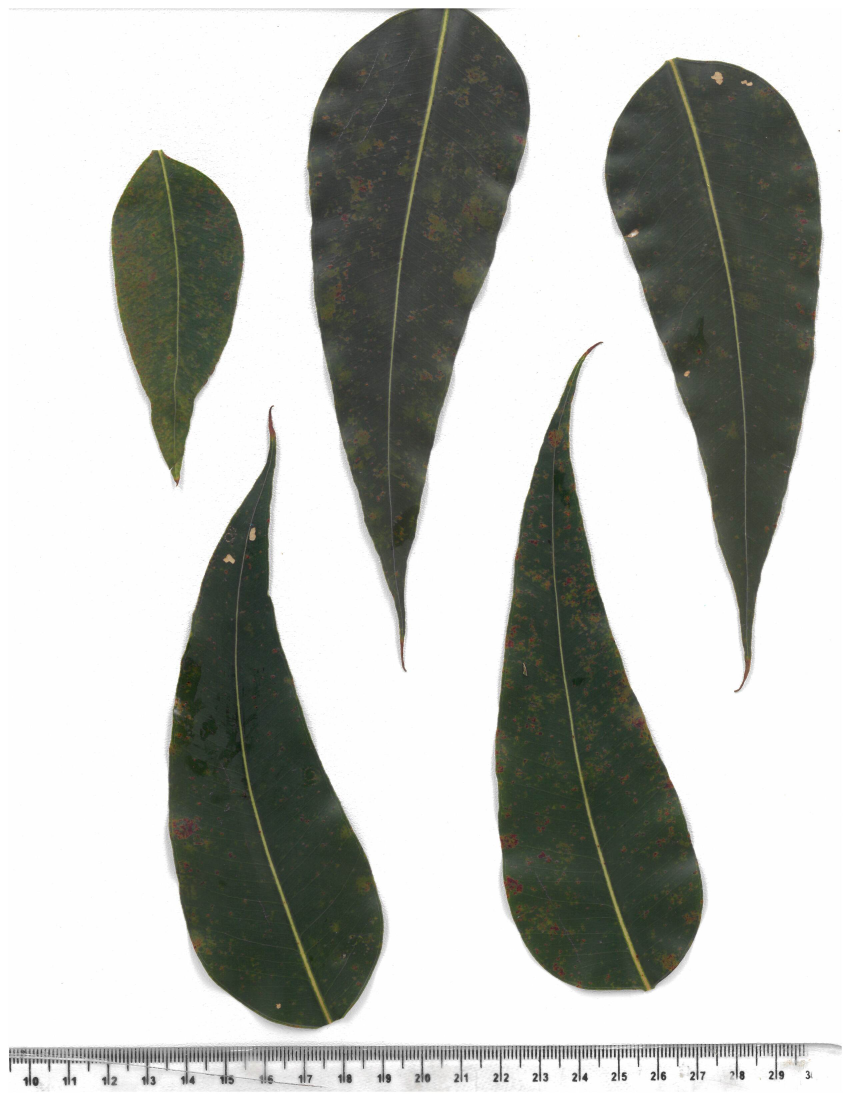
#> input picture exemplos/Digitalizadas/Fazenda_Exemplo_01/A1_I.1.jpg, 2550 x 3300 px (shown at 1/3 size); its folder holds only this picture in this run
$ jupyter execute 02_areaFoliar_lote.ipynb
#> lines starting #> are read from the running program, lines starting #| are printed output that depends on the picture; after the words box and inside, x2 and y2 are one past the last pixel; in counts of white or black regions, pixels touching at a corner belong together
[cell 1]
# linhas de comando para instalação de bibliotecas...

# pip install opencv-python  #cv2
# pip install numpy
# pip install scikit-image

[cell 2]
# importando bibliotecas
import os
from cv2 import imread, cvtColor, threshold, morphologyEx, getStructuringElement, COLOR_BGR2GRAY, THRESH_BINARY, MORPH_ELLIPSE, MORPH_OPEN
from skimage.measure import label, regionprops
import pandas as pd

[cell 3]
# funcao que faz o calculo de area foliar com base em limires de cor para descartar o fundo branco...
def calcula_area_foliar(imagePath:str,imgName:str):

    # Carregando a imagem e convertendo para escala de cinza
#> called with imgName = 'A1_I.1.jpg'
    imagem = imread(imagePath)
#> imagem is the input picture: shape (3300, 2550, 3); mean B, G, R 183.1, 187.5, 185.6
    imagem_cinza = cvtColor(imagem, COLOR_BGR2GRAY)

    # invertendo mascara onde as areas com valores 0 sera o fundo branco
    imagem_cinza = 255 - imagem_cinza
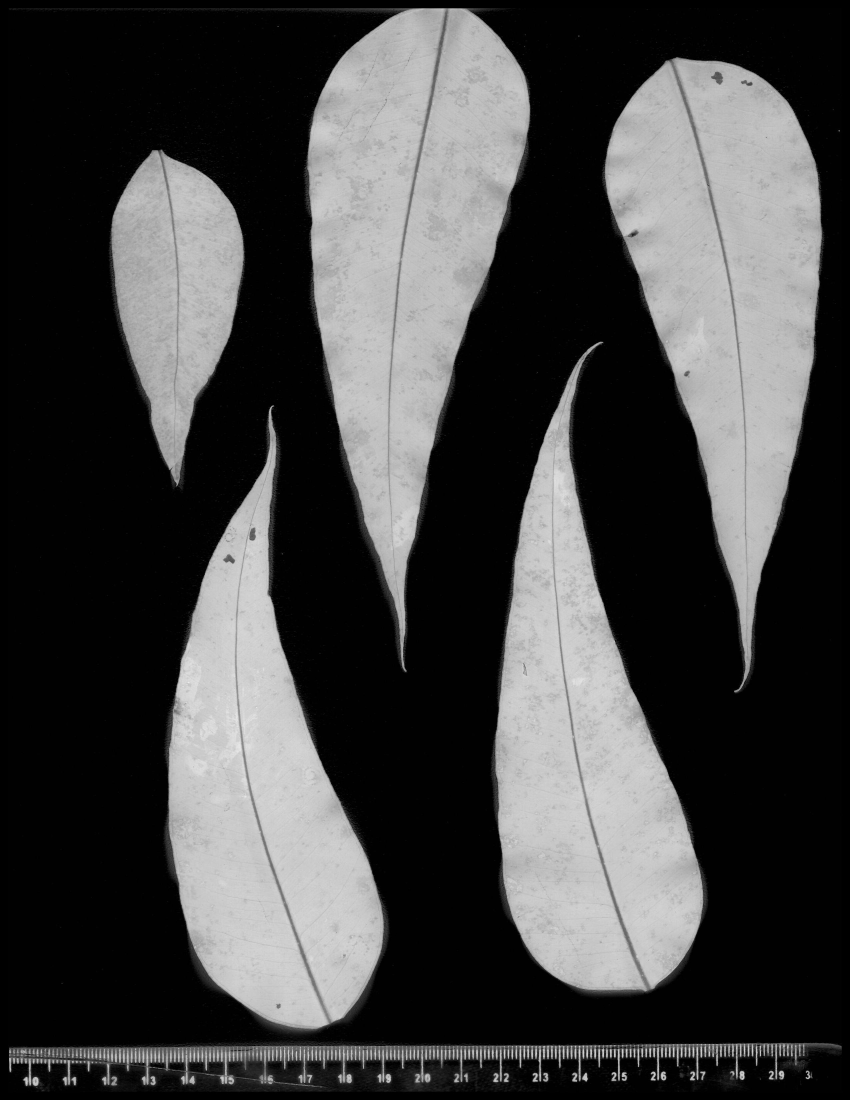
#> imagem_cinza: shape (3300, 2550) (shown at 1/3 size); min 0, max 245, mean 68.6

    # Binarizando a imagem
    limiar = 150  # Defina um limiar adequado para a sua imagem
    imagem_binaria = threshold(imagem_cinza, limiar, 252, THRESH_BINARY)[1]
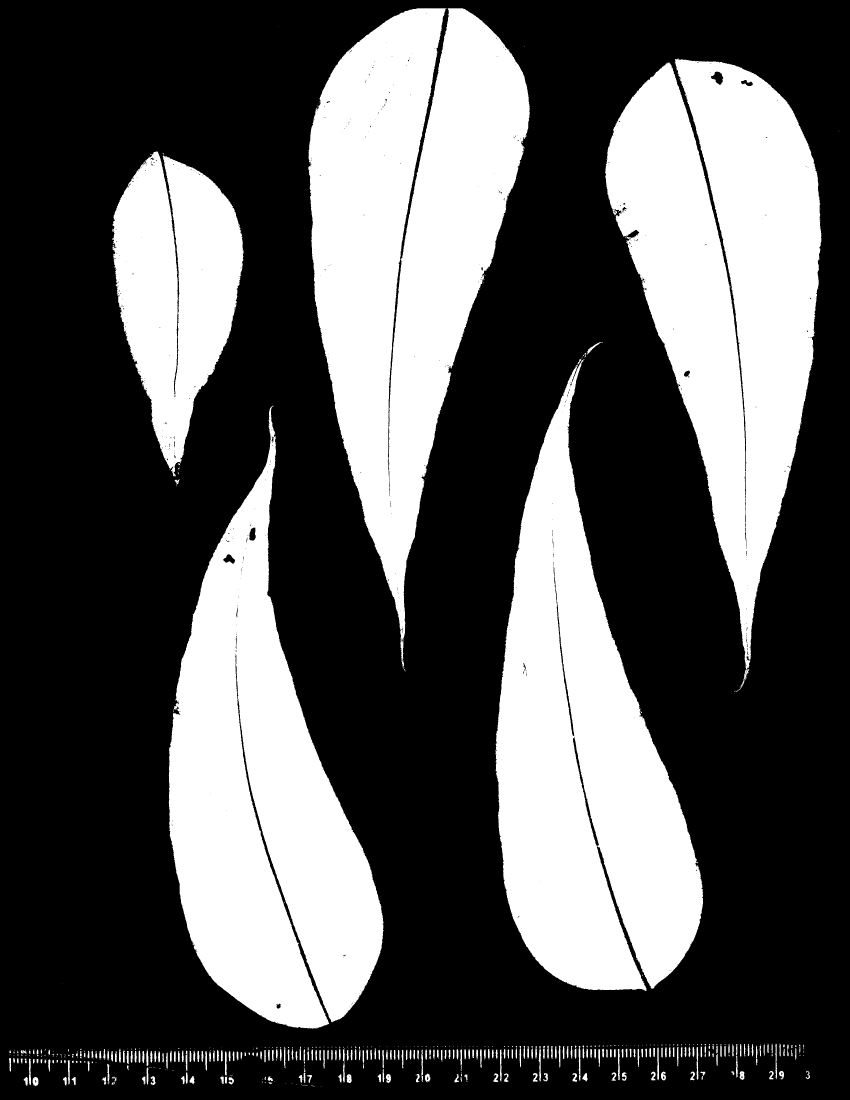
#> imagem_binaria: shape (3300, 2550) (shown at 1/3 size); values 0 (black) and 252 (white), 33.8% white; 623 white regions (335 under 20 px), largest, box (x1, y1, x2, y2) and area: (924, 25, 1589, 2014) 697905, (1816, 177, 2464, 2075) 638752, (1486, 1077, 2109, 2973) 625271

    # Removendo ruídos
    imagem_binaria = morphologyEx(imagem_binaria, MORPH_OPEN, getStructuringElement(MORPH_ELLIPSE, (30, 30)))
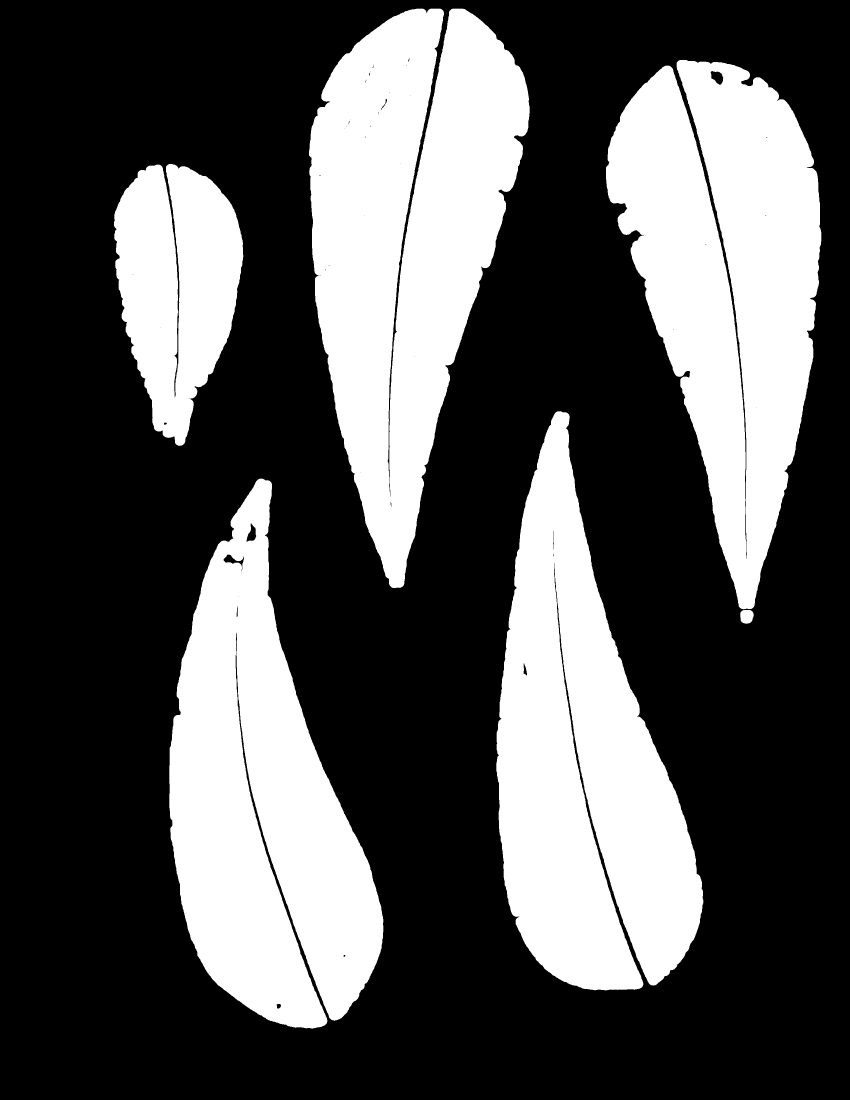
#> imagem_binaria: shape (3300, 2550) (shown at 1/3 size); values 0 (black) and 252 (white), 32.8% white; 6 white regions

    # Rotulando as regiões de interesse
    rotulos = label(imagem_binaria, connectivity=2)
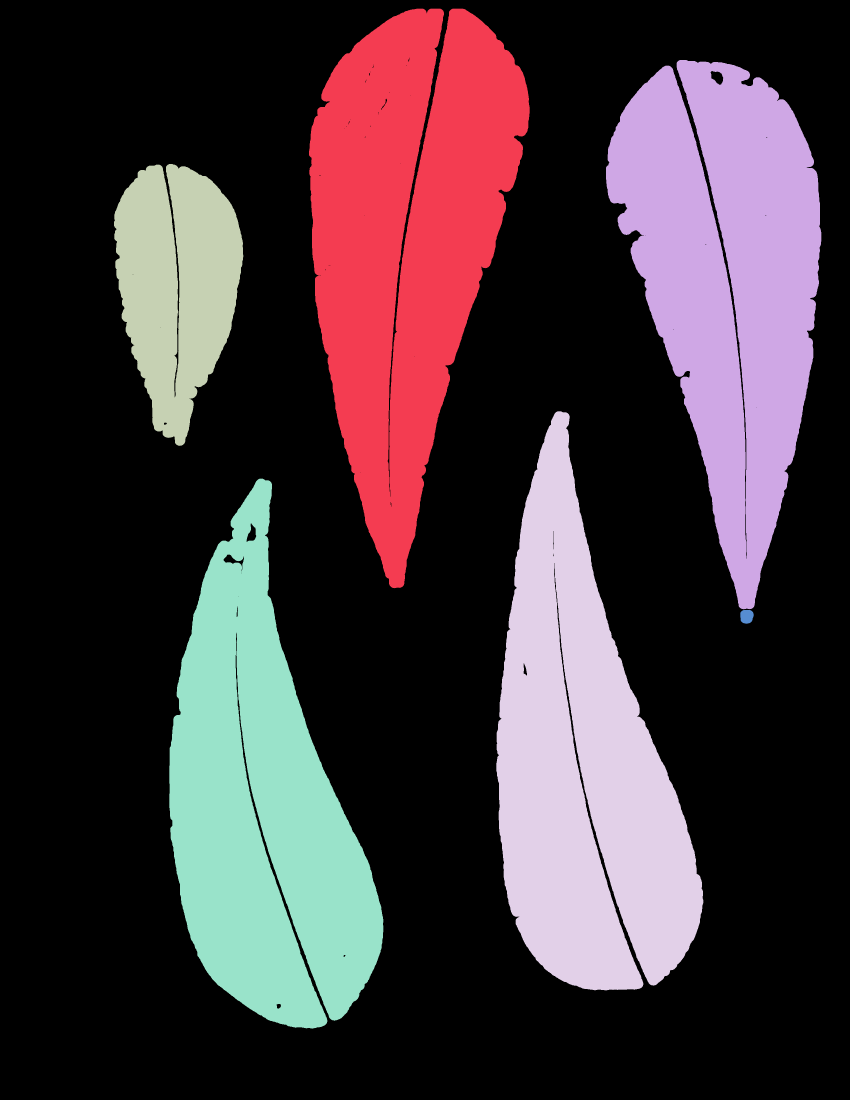
#> rotulos: shape (3300, 2550) int64 (shown at 1/3 size); 7 distinct labels, from 0 to 6; one colour per label, 0 black

    # Calculando a área de cada região (folha)
    props = regionprops(rotulos)
#> props = 6 regions; box (x1, y1, x2, y2) and area: (927, 26, 1589, 1765) 688558, (1818, 180, 2464, 1828) 626668, (1489, 1234, 2110, 2971) 618222, (508, 1436, 1150, 3086) 604127, (342, 492, 730, 1338) 221208, (2221, 1830, 2261, 1871) 1385
    areas = [prop.area for prop in props]
#> areas = [688558, 626668, 221208, 618222, 604127, 1385]

    # Convertendo as áreas de pixels para cm²
    comprimento_régua_cm = 1  # Defina o comprimento da régua em cm
    comprimento_régua_pixels = 118  # Meça o comprimento da régua em pixels na imagem
    fator_conversão = (comprimento_régua_cm ** 2) / (comprimento_régua_pixels ** 2)
    areas_cm2 = [area * fator_conversão for area in areas]
#> areas_cm2 = [49.45, 45.01, 15.89, 44.4, 43.39, 0.0995]

    dictTeste = {imgName: areas_cm2}
#> dictTeste = {'A1_I.1.jpg': [49.45, 45.01, 15.89, 44.4, 43.39, 0.0995]}
    return dictTeste

[cell 4]
strPath = '../exemplos/Digitalizadas'
fazendas = os.listdir(strPath)

for fazenda in fazendas:
    fazendaPathImagens = os.listdir(os.path.join(strPath,fazenda))

    areaImagens = []

    for imagem in fazendaPathImagens:

        imgPath = os.path.join(strPath,fazenda,imagem)

        #calcula_area_foliar(imgPath,imagem)
        areaImagens.append(calcula_area_foliar(imgPath,imagem))

    # Transformar os dados no formato desejado
    dados_formatados = []
    for dicionario in areaImagens:
        for chave, valores in dicionario.items():
            for valor in valores:
                if valor < 1:
                    pass
                else:
                    dados_formatados.append({"Imagem": chave, "IAF": float(valor)})
#> this loop made 1 pass
#> dicionario on pass 1: {'A1_I.1.jpg': [49.45, 45.01, 15.89, 44.4, 43.39, 0.0995]}
#> after the loop, dados_formatados = 5 items

    # Criar o DataFrame a partir dos dados formatados
    df = pd.DataFrame(dados_formatados)
#> df = table of 5 rows and 2 columns

    # Substituir ponto por vírgula nas áreas para o formato decimal desejado
    #df["IAF"] = df["IAF"].apply(lambda x: "{:.8f}".format(x).replace(".", ","))

    df.to_excel(f'{fazenda}.xlsx', index=False)

    print(f'{fazenda} concluído!')
